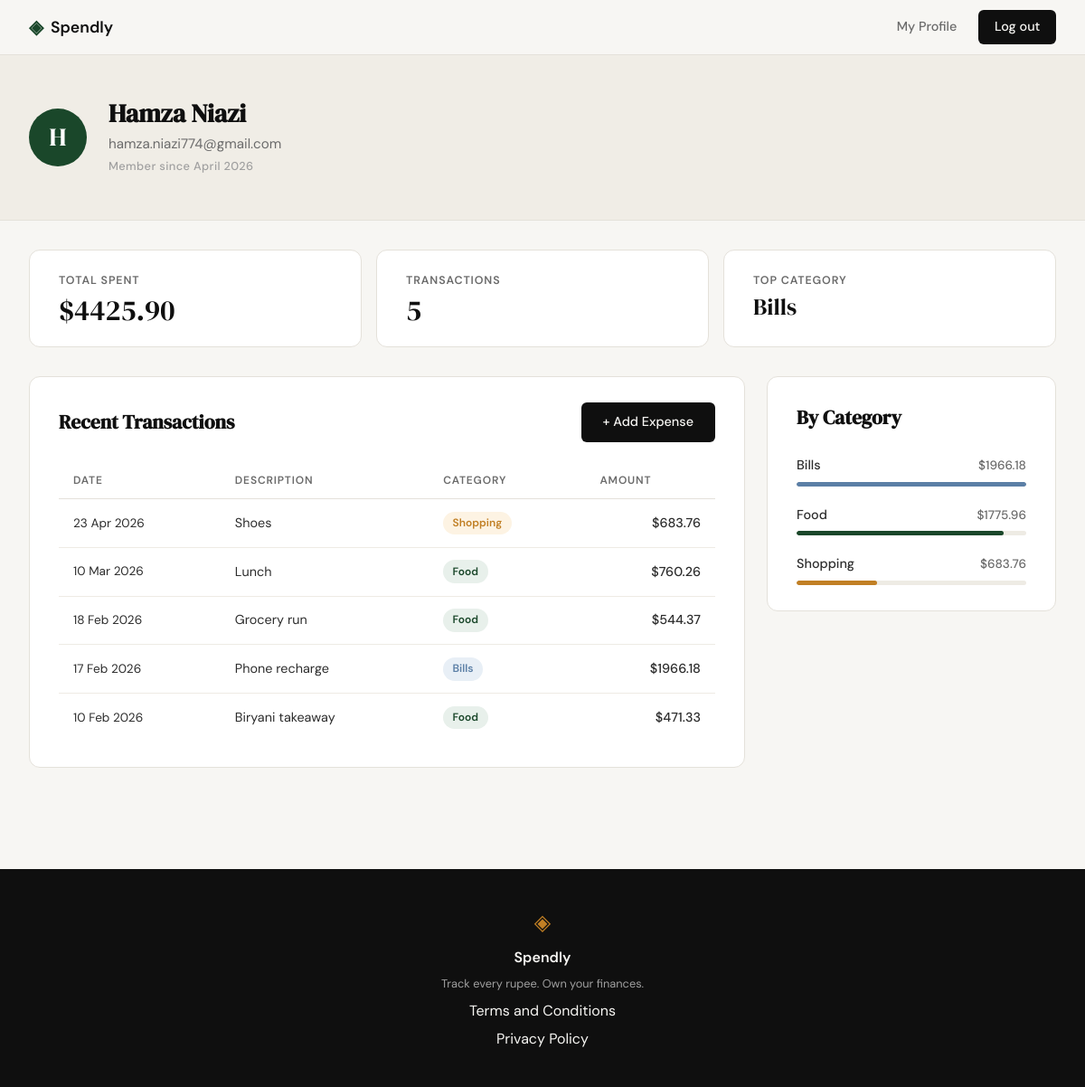
Screenshot of /profile (signed in) with the database file from the repository.
### tables this page shows
CREATE TABLE users (
                id            INTEGER PRIMARY KEY AUTOINCREMENT,
                name          TEXT    NOT NULL,
                email         TEXT    NOT NULL UNIQUE,
                password_hash TEXT    NOT NULL,
                created_at    TEXT    DEFAULT (datetime('now'))
            );

CREATE TABLE expenses (
                id          INTEGER PRIMARY KEY AUTOINCREMENT,
                user_id     INTEGER NOT NULL REFERENCES users(id) ON DELETE CASCADE,
                amount      REAL    NOT NULL,
                category    TEXT    NOT NULL,
                date        TEXT    NOT NULL,
                description TEXT,
                created_at  TEXT    DEFAULT (datetime('now'))
            );

### app.py (the view)
@app.route("/profile")
def profile():
    if not session.get("user_id"):
        return redirect(url_for("login"))
    user = get_user_by_id(session["user_id"])
    if user is None:
        abort(404)
    expenses = get_expenses_by_user(session["user_id"])
    total_spend = sum(e["amount"] for e in expenses) if expenses else 0.0
    member_since = datetime.strptime(user["created_at"][:10], "%Y-%m-%d").strftime("%B %Y")
    cat_totals_map = {}
    for e in expenses:
        cat = e["category"]
        cat_totals_map[cat] = cat_totals_map.get(cat, 0.0) + e["amount"]
    category_totals = sorted(cat_totals_map.items(), key=lambda x: x[1], reverse=True)
    top_category = category_totals[0][0] if category_totals else "—"
    return render_template(
        "profile.html",
        user=user,
        expenses=expenses,
        total_spend=total_spend,
        member_since=member_since,
        category_totals=category_totals,
        top_category=top_category,
    )

### app.py (called while the page is built)
@app.template_filter('fmt_date')
def fmt_date_filter(value):
    try:
        return datetime.strptime(value, "%Y-%m-%d").strftime("%d %b %Y")
    except (ValueError, TypeError):
        return value

### database/db.py (called while the page is built)
def get_db():
    conn = sqlite3.connect(DB_PATH)
    conn.row_factory = sqlite3.Row
    conn.execute("PRAGMA foreign_keys = ON")
    return conn

def get_user_by_id(user_id):
    conn = get_db()
    user = conn.execute(
        "SELECT * FROM users WHERE id = ?",
        (user_id,)
    ).fetchone()
    conn.close()
    return user

def get_expenses_by_user(user_id):
    conn = get_db()
    expenses = conn.execute(
        "SELECT * FROM expenses WHERE user_id = ? ORDER BY date DESC",
        (user_id,)
    ).fetchall()
    conn.close()
    return expenses

### templates/profile.html (shortened to what this page needs)
{% extends "base.html" %}
{% block head %}
<link rel="stylesheet" href="{{ url_for('static', filename='css/profile.css') }}">
{% endblock %}
{% block content %}
<div class="profile-page">
    <section class="profile-hero">
        <div class="profile-hero-inner">
            <div class="profile-avatar">{{ user.name[0]|upper }}</div>
            <div class="profile-info">
                <h1 class="profile-name">{{ user.name }}</h1>
                <p class="profile-email">{{ user.email }}</p>
                <p class="profile-since">Member since {{ member_since }}</p>
            </div>
        </div>
    </section>
    <section class="profile-stats">
        <div class="profile-stats-inner">
            <div class="stat-card">
                <span class="stat-label">Total Spent</span>
                <span class="stat-value">${{ "%.2f"|format(total_spend) }}</span>
            </div>
            <div class="stat-card">
                <span class="stat-label">Transactions</span>
                <span class="stat-value">{{ expenses|length }}</span>
            </div>
            <div class="stat-card">
                <span class="stat-label">Top Category</span>
                <span class="stat-value stat-value--category">{{ top_category }}</span>
            </div>
        </div>
    </section>
    <section class="profile-main-section">
        <div class="profile-main-inner">
            <div class="transactions-card">
                <div class="transactions-header">
                    <h2 class="transactions-title">Recent Transactions</h2>
                    <a href="{{ url_for('add_expense') }}" class="btn-primary">+ Add Expense</a>
                </div>
                {% if expenses %}
                <div class="table-wrap">
                    <table class="expenses-table">
                        <thead>
                            <tr>
                                <th>Date</th>
                                <th>Description</th>
                                <th>Category</th>
                                <th class="col-amount">Amount</th>
                            </tr>
                        </thead>
                        <tbody>
                            {% for e in expenses %}
                            <tr>
                                <td class="col-date">{{ e.date | fmt_date }}</td>
                                <td>{{ e.description or '—' }}</td>
                                <td><span class="category-badge cat-{{ e.category|lower }}">{{ e.category }}</span></td>
                                <td class="col-amount">${{ "%.2f"|format(e.amount) }}</td>
                            </tr>
                            {% endfor %}
                        </tbody>
                    </table>
                </div>
                {% else %}
                <div class="empty-state">
                    <p class="empty-state-text">No expenses yet — add your first one!</p>
                </div>
                {% endif %}
            </div>
            <div class="by-category-card">
                <h2 class="by-category-title">By Category</h2>
                {% if category_totals %}
                <div class="category-rows">
                    {% set max_amt = category_totals[0][1] %}
                    {% for cat_name, cat_amt in category_totals %}
                    {% set pct = (cat_amt / max_amt * 100)|round|int %}
                    <div class="cat-row">
                        <div class="cat-row-header">
                            <span class="cat-name">{{ cat_name }}</span>
                            <span class="cat-row-amount">${{ "%.2f"|format(cat_amt) }}</span>
                        </div>
                        <div class="cat-bar-track">
                            <div class="cat-bar bar-{{ cat_name|lower }}" style="width: {{ pct }}%"></div>
                        </div>
                    </div>
                    {% endfor %}
                </div>
                {% else %}
                <p class="empty-state-text">No data yet.</p>
                {% endif %}
            </div>
        </div>
    </section>
</div>
{% endblock %}

### static/css/style.css (style rules this page uses)
:root { --ink: #0f0f0f; --ink-soft: #2d2d2d; --ink-muted: #6b6b6b; --ink-faint: #a0a0a0; --paper: #f7f6f3; --paper-warm: #f0ede6; --paper-card: #ffffff; --accent: #1a472a; --accent-light: #e8f0eb; --accent-2: #c17f24; --accent-2-light: #fdf3e3; --danger: #c0392b; --danger-light: #fdecea; --border: #e4e1da; --border-soft: #eeebe4; --steel: #5b7fa6; --steel-light: #e8eff6; --mauve: #8b5e83; --mauve-light: #f3ecf2; --orange: #d4692a; --orange-light: #fdf0e8; --font-display: 'DM Serif Display', Georgia, serif; --font-body: 'DM Sans', system-ui, sans-serif; --max-width: 1200px; --auth-width: 440px; --radius-sm: 6px; --radius-md: 12px; --radius-lg: 20px; }
*, *::before, *::after { box-sizing: border-box; margin: 0; padding: 0; }
html { font-size: 16px; scroll-behavior: smooth; }
body { background: var(--paper); color: var(--ink); font-family: var(--font-body); font-size: 1rem; line-height: 1.6; -webkit-font-smoothing: antialiased; }
a { color: inherit; text-decoration: none; }
.btn-primary { display: inline-block; background: var(--ink); color: var(--paper); padding: 0.65rem 1.5rem; border-radius: var(--radius-sm); font-family: var(--font-body); font-size: 0.9rem; font-weight: 500; cursor: pointer; border: none; transition: background 0.2s; text-decoration: none; }

### rows the page displays
users: name "H", name "Hamza Niazi", email "hamza.niazi774@gmail.com"
expenses: category "Bills", date|fmt_date "17 Feb 2026", description "Phone recharge", amount "1966.18"
expenses: date|fmt_date "23 Apr 2026", description "Shoes", category "Shopping", amount "683.76"
expenses: date|fmt_date "10 Mar 2026", description "Lunch", category "Food", amount "760.26", cat_amt "1775.96"
expenses: date|fmt_date "18 Feb 2026", description "Grocery run", category "Food", amount "544.37"
expenses: date|fmt_date "10 Feb 2026", description "Biryani takeaway", category "Food", amount "471.33"

### other values shown
{{ member_since }} "April 2026"
{{ "%.2f"|format(total_spend) }} "4425.90"
{{ expenses|length }} "5"
